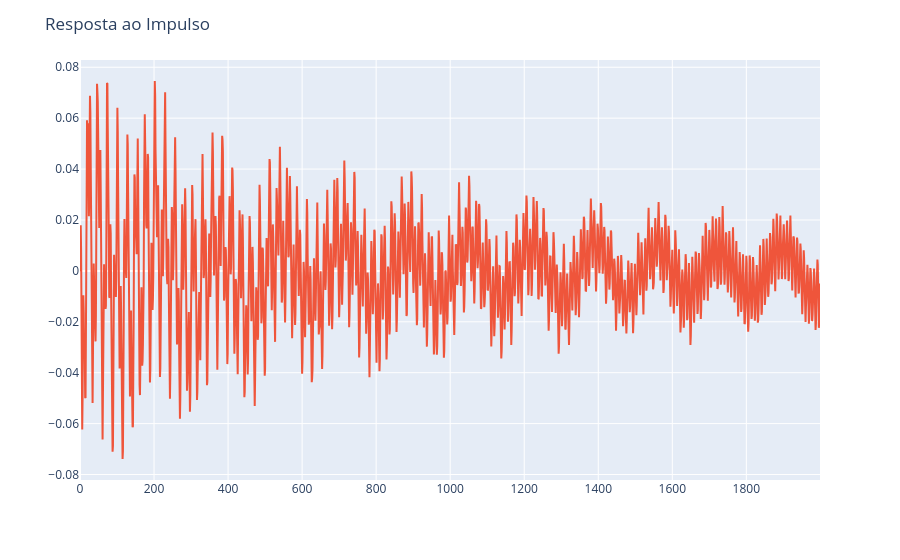
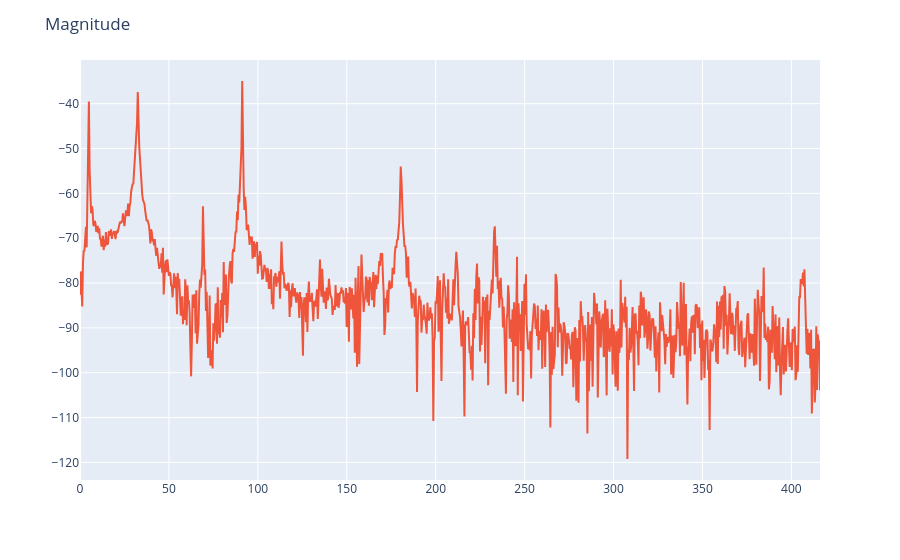

The notebook cell saved with these charts, in order:
### Code cell
fig = px.line()
fig.add_scatter(y=ww,name='adaptativo')
fig.update_layout(title_text='Resposta ao Impulso')
fig.show()

mag,freq = easyFourier(ww,fs=833)
fig = px.line()
fig.add_scatter(x=freq,y=mag,name='magnitude')
fig.update_layout(title_text='Magnitude')
fig.show()

### Figure 1 — Plotly figure (JSON) as saved in the notebook; plotly's stock layout.template omitted (floating-point values rounded to 4 significant figures; data arrays with more than 128 entries replaced by an {"elided": "..."} marker saying what was removed)
{"data": [{"hovertemplate": "<extra></extra>", "legendgroup": "", "line": {"color": "#636efa", "dash": "solid"}, "marker": {"symbol": "circle"}, "mode": "lines", "name": "", "orientation": "v", "showlegend": false, "type": "scatter", "xaxis": "x", "yaxis": "y"}, {"name": "adaptativo", "type": "scatter", "y": {"elided": "2000 float values"}}], "layout": {"legend": {"tracegroupgap": 0}, "margin": {"t": 60}, "title": {"text": "Resposta ao Impulso"}, "xaxis": {"anchor": "y", "domain": [0, 1]}, "yaxis": {"anchor": "x", "domain": [0, 1]}}}

### Figure 2 — Plotly figure (JSON) as saved in the notebook; plotly's stock layout.template omitted (floating-point values rounded to 4 significant figures; data arrays with more than 128 entries replaced by an {"elided": "..."} marker saying what was removed)
{"data": [{"hovertemplate": "<extra></extra>", "legendgroup": "", "line": {"color": "#636efa", "dash": "solid"}, "marker": {"symbol": "circle"}, "mode": "lines", "name": "", "orientation": "v", "showlegend": false, "type": "scatter", "xaxis": "x", "yaxis": "y"}, {"name": "magnitude", "type": "scatter", "x": {"elided": "1000 float values"}, "y": {"elided": "1000 float values"}}], "layout": {"legend": {"tracegroupgap": 0}, "margin": {"t": 60}, "title": {"text": "Magnitude"}, "xaxis": {"anchor": "y", "domain": [0, 1]}, "yaxis": {"anchor": "x", "domain": [0, 1]}}}
